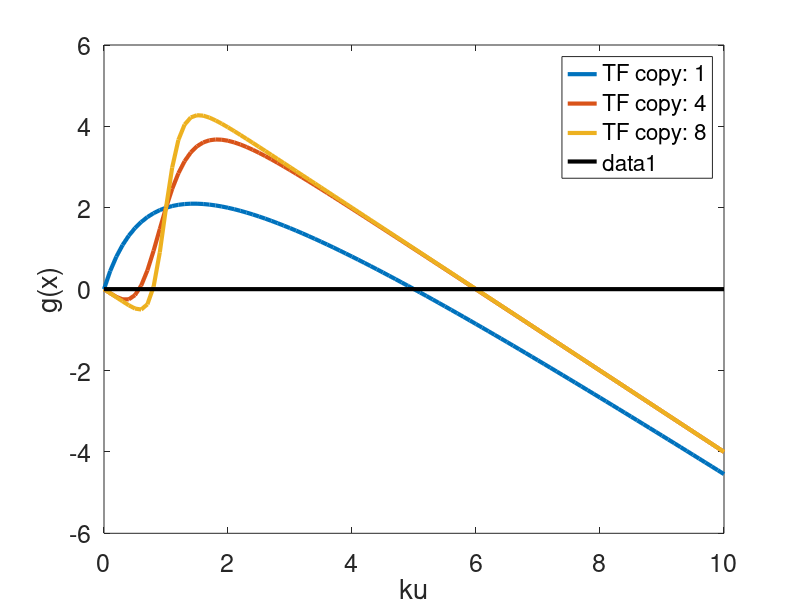
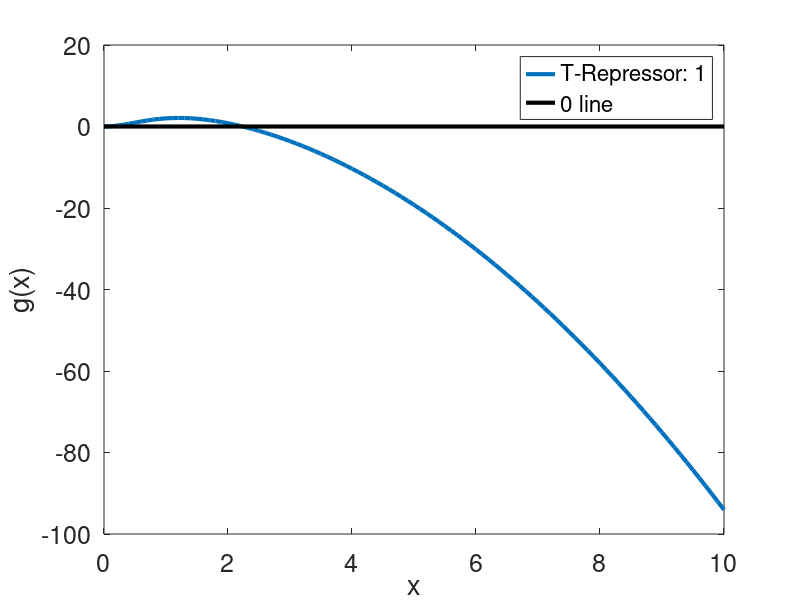

These charts were generated, in order, by the following MATLAB code:
%Inclass 22
clear all

%1. Consider the case of the auto-activating gene that we discussed in class
%today. Make a bifurcation diagram for this system by varying the
%activated transcription rate for three cases - in which 1, 4, or 8 copies of the
%transcripton factor are necessary to activate transciption. Comment on your
%results. 

expcase = [1,4,8];
ku = 0; kb = 6;
x = 0:0.1:10;
for ii = 1:3
    gx = (ku+kb*x.^expcase(ii))./(1+x.^expcase(ii))-x;
    plot(x,gx,'LineWidth',3);hold on;
end
xlabel('ku'); ylabel('g(x)'); set(gca,'FontSize',18);
legend('TF copy: 1', 'TF copy: 4', 'TF copy: 8');
plot([0 10],[0 0],'k','LineWidth',3); hold off;


%Adam Howard: With one transcription factor bound, the zero points of the
%graph(eg at equilibirum) are at Ku = zero and Ku around 5. As we increase
%the number of binding transcription factors (in the case with 4 and 8), we
%see that the equilibrium point is shifted out out to kU = 6. 


% 2. Make a similar diagram for the case of an autorepressing gene in the
% case that 2 copies are need to turn off the gene. 
figure(2);
ku = 0; kb = 6;
x = 0:0.1:10;
gx = (ku+kb*x.^2)./(1+x.^2)-(x.^2);5 %NB: the repressor gets squared.
plot(x,gx,'LineWidth',3);hold on;
xlabel('x'); ylabel('g(x)'); set(gca,'FontSize',18);
plot([0 10],[0 0],'k','LineWidth',3); hold on;
legend('T-Repressor: 1','0 line'); hold off;


